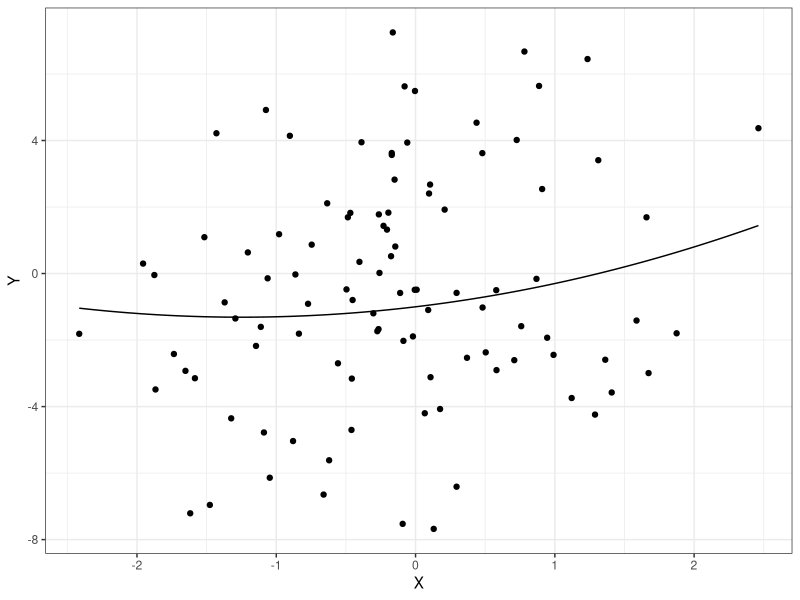
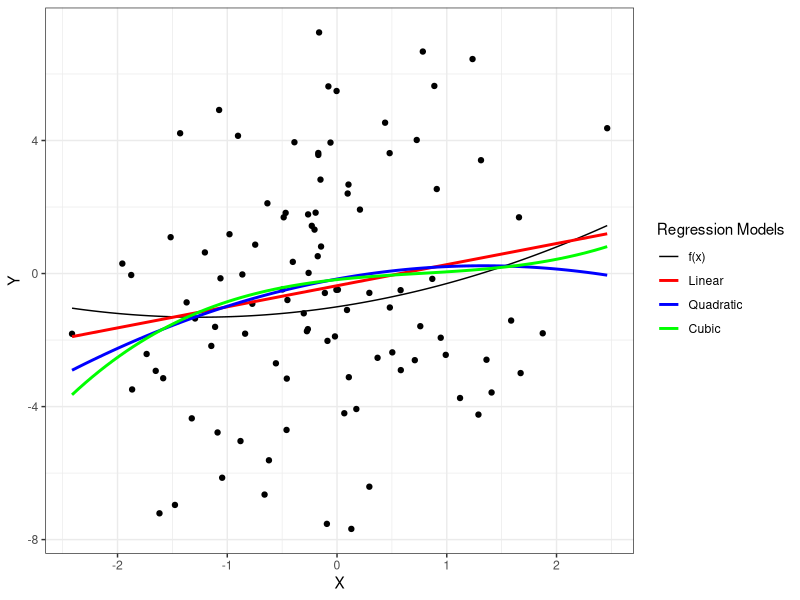
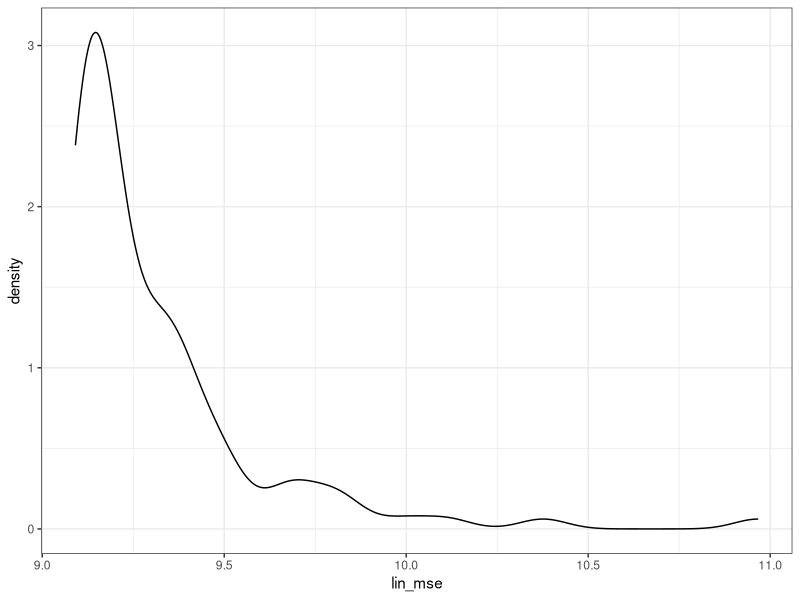
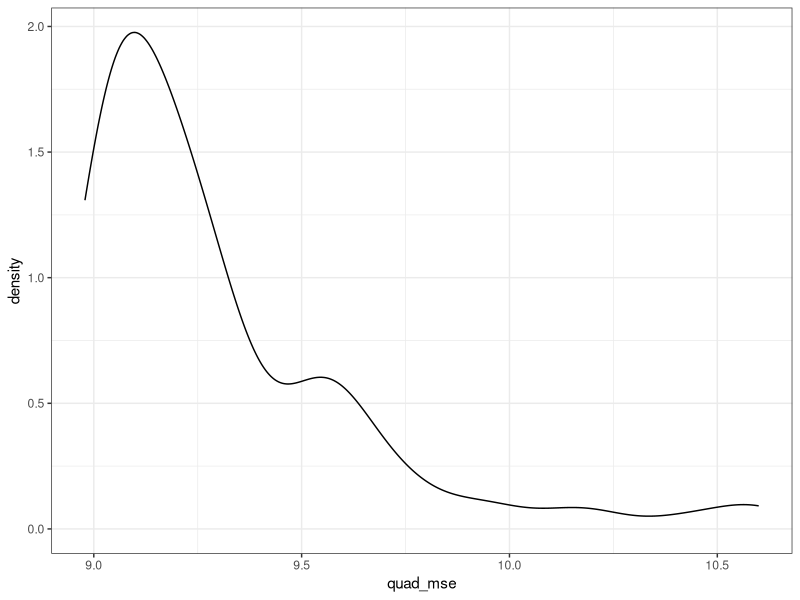
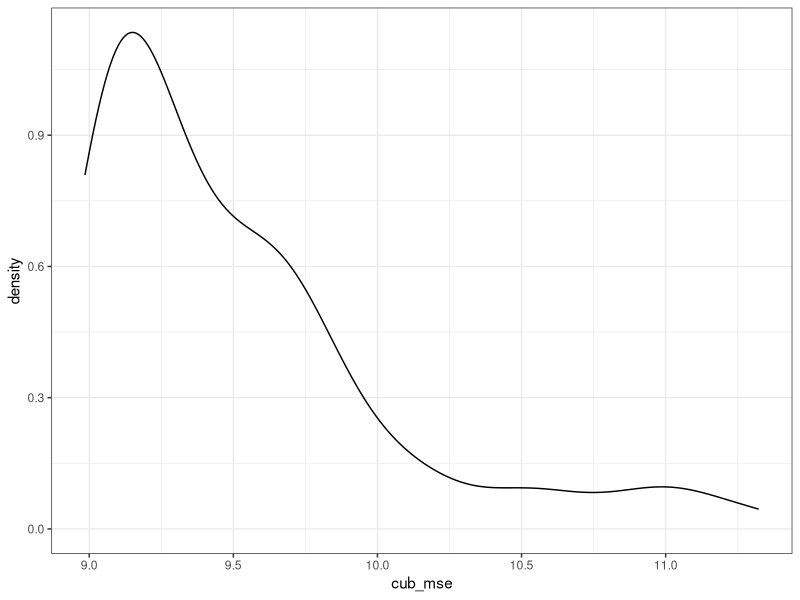

Here is the R script that generated these plots, in order:
## ---- chunk 1
#| include: false
# Set global configurations and settings here
knitr::opts_chunk$set()                 # set global chunk options
ggplot2::theme_set(ggplot2::theme_bw()) # set ggplot2 theme
## ---- chunk 2
#| message: false
#| warning: false
library(tidyverse) # functions for data manipulation
## ---- chunk 3
generate_X <- function(n){
  X <- rnorm(n, 0, 1)
  return (X)
}

generate_Y <- function(X, e){
  Y <- e + .2*(X**2) + .5*X - 1
  return (Y)
}

generate_e <- function(n, s){
  e <- rnorm(n, 0, s)
  return (e)
}
## ---- chunk 4
f = function(x){
  .2*(x**2) + .5*x - 1
}

set.seed(611)
X <- generate_X(100)
e <- generate_e(100, 3)
Y <- generate_Y(X, e)
model_data <- data.frame(X,Y,e)
ggplot(model_data, aes(x=X,y=Y))+geom_point()+geom_function(fun=f)
## ---- chunk 5
lin_model <- lm(Y~X, data = model_data)
quad_model <- lm(Y~X+I(X**2), data = model_data)
cub_model <- lm(Y~X+I(X**2)+I(X**3), data = model_data)



ggplot(model_data, aes(x=X,y=Y))+geom_point()+geom_function(fun=f, aes(color="f(x)"))+geom_smooth(method='lm', se=FALSE, aes(color='Linear')) + geom_smooth(method='lm', formula = y~x+I(x**2), se=FALSE,  aes(color='Quadratic')) + geom_smooth(method='lm', formula = y~x+I(x**2)+I(x**3), se=FALSE,  aes(color = 'Cubic'))+scale_color_manual(name='Regression Models',breaks=c('f(x)','Linear', 'Quadratic', 'Cubic'),values=c('Cubic'='green', 'Quadratic'='blue', 'Linear'='red', 'f(x)'='black'))


## ---- chunk 6
set.seed(612)
test_X <- generate_X(10000)
test_e <- generate_e(10000, 3)
test_Y <- generate_Y(test_X, test_e)
test_data <- data.frame(X=test_X,Y=test_Y,e=test_e)

lin_predictions <- predict(lin_model, test_data)
lin_mse <- mean((lin_predictions - test_data$Y)^2)
lin_mse

quad_predictions <- predict(quad_model, test_data)
quad_mse <- mean((quad_predictions - test_data$Y)^2)
quad_mse

cub_predictions <- predict(cub_model, test_data)
cub_mse <- mean((cub_predictions - test_data$Y)^2)
cub_mse
## ---- chunk 7
true_mse <- mean((f(test_data$X) - test_data$Y)^2)
true_mse
## ---- chunk 8
set.seed(613)
replication_MSE <- function(n, test_data){
   mse_data = data.frame(lin_mse=double(), quad_mse=double(),cub_mse=double())
   col_names <- names(mse_data)
   for (x in 1:n) {
     X <- generate_X(100)
     e <- generate_e(100, 3)
     Y <- generate_Y(X, e)
     model_data <- data.frame(X,Y,e)
     
     lin_model <- lm(Y~X, data = model_data)
     quad_model <- lm(Y~X+I(X**2), data = model_data)
     cub_model <- lm(Y~X+I(X**2)+I(X**3), data = model_data)
     
     lin_predictions <- predict(lin_model, test_data)
     lin_mse <- mean((lin_predictions - test_data$Y)^2)
     quad_predictions <- predict(quad_model, test_data)
     quad_mse <- mean((quad_predictions - test_data$Y)^2)
     cub_predictions <- predict(cub_model, test_data)
     cub_mse <- mean((cub_predictions - test_data$Y)^2)
     mse_data <- rbind(mse_data, c(lin_mse, quad_mse,cub_mse))
   }
   names(mse_data) <- col_names
   return (mse_data)
}

mse_data <- replication_MSE(100, test_data)
ggplot(mse_data, aes(x=lin_mse))+geom_density()
ggplot(mse_data, aes(x=quad_mse))+geom_density()
ggplot(mse_data, aes(x=cub_mse))+geom_density()
## ---- chunk 9
lowest_counts <- table(unlist(as.matrix(apply(mse_data,1,which.min))))
names(lowest_counts) <- names(mse_data)
lowest_counts
## ---- chunk 10
mse_simulation <- function(n, s, test_data) {
   set.seed(613)
   mse_data = data.frame(lin_mse=double(), quad_mse=double(),cub_mse=double())
   col_names <- names(mse_data)
   for (x in 1:100) {
     X <- generate_X(n)
     e <- generate_e(n, s)
     Y <- generate_Y(X, e)
     model_data <- data.frame(X,Y,e)
     
     lin_model <- lm(Y~X, data = model_data)
     quad_model <- lm(Y~X+I(X**2), data = model_data)
     cub_model <- lm(Y~X+I(X**2)+I(X**3), data = model_data)
     
     lin_predictions <- predict(lin_model, test_data)
     lin_mse <- mean((lin_predictions - test_data$Y)^2)
     quad_predictions <- predict(quad_model, test_data)
     quad_mse <- mean((quad_predictions - test_data$Y)^2)
     cub_predictions <- predict(cub_model, test_data)
     cub_mse <- mean((cub_predictions - test_data$Y)^2)
     mse_data <- rbind(mse_data, c(lin_mse, quad_mse,cub_mse))
   }
   names(mse_data) <- col_names
   return (mse_data)
}
## ---- chunk 11
set.seed(612)
test_X2 <- generate_X(10000)
test_e2 <- generate_e(10000, 2)
test_Y2 <- generate_Y(test_X2, test_e2)
test_data2 <- data.frame(X=test_X2,Y=test_Y2,e=test_e2)

mse_data2 <- mse_simulation(100, 2, test_data2)
lowest_counts2 <- table(unlist(as.matrix(apply(mse_data2,1,which.min))))
names(lowest_counts2) <- names(mse_data2)
lowest_counts2
## ---- chunk 12
set.seed(612)
test_X4 <- generate_X(10000)
test_e4 <- generate_e(10000, 4)
test_Y4 <- generate_Y(test_X4, test_e4)
test_data4 <- data.frame(X=test_X4,Y=test_Y4,e=test_e4)

mse_data4 <- mse_simulation(300, 4, test_data4)
lowest_counts4 <- table(unlist(as.matrix(apply(mse_data4,1,which.min))))
names(lowest_counts4) <- names(mse_data4)
lowest_counts4
